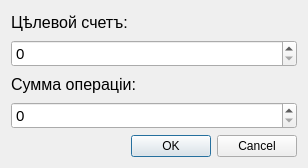
<?xml version="1.0" encoding="UTF-8"?>
<ui version="4.0">
 <class>InOutDialog</class>
 <widget class="QDialog" name="InOutDialog">
  <property name="geometry">
   <rect>
    <x>0</x>
    <y>0</y>
    <width>308</width>
    <height>168</height>
   </rect>
  </property>
  <property name="minimumSize">
   <size>
    <width>0</width>
    <height>0</height>
   </size>
  </property>
  <property name="maximumSize">
   <size>
    <width>16777215</width>
    <height>16777215</height>
   </size>
  </property>
  <property name="windowTitle">
   <string>Dialog</string>
  </property>
  <layout class="QVBoxLayout" name="verticalLayout">
   <item>
    <widget class="QLabel" name="Target_lable">
     <property name="font">
      <font>
       <pointsize>12</pointsize>
      </font>
     </property>
     <property name="text">
      <string>Цѣлевой счетъ: </string>
     </property>
    </widget>
   </item>
   <item>
    <widget class="QSpinBox" name="TargetEdit">
     <property name="font">
      <font>
       <pointsize>11</pointsize>
      </font>
     </property>
    </widget>
   </item>
   <item>
    <widget class="QLabel" name="Sum_lable">
     <property name="font">
      <font>
       <pointsize>12</pointsize>
      </font>
     </property>
     <property name="text">
      <string>Сумма операціи: </string>
     </property>
    </widget>
   </item>
   <item>
    <widget class="QSpinBox" name="SumEdit">
     <property name="font">
      <font>
       <pointsize>11</pointsize>
      </font>
     </property>
    </widget>
   </item>
   <item>
    <widget class="QDialogButtonBox" name="buttonBox">
     <property name="orientation">
      <enum>Qt::Horizontal</enum>
     </property>
     <property name="standardButtons">
      <set>QDialogButtonBox::Cancel|QDialogButtonBox::Ok</set>
     </property>
    </widget>
   </item>
  </layout>
 </widget>
 <resources/>
 <connections>
  <connection>
   <sender>buttonBox</sender>
   <signal>accepted()</signal>
   <receiver>InOutDialog</receiver>
   <slot>accept()</slot>
   <hints>
    <hint type="sourcelabel">
     <x>248</x>
     <y>254</y>
    </hint>
    <hint type="destinationlabel">
     <x>157</x>
     <y>274</y>
    </hint>
   </hints>
  </connection>
  <connection>
   <sender>buttonBox</sender>
   <signal>rejected()</signal>
   <receiver>InOutDialog</receiver>
   <slot>reject()</slot>
   <hints>
    <hint type="sourcelabel">
     <x>316</x>
     <y>260</y>
    </hint>
    <hint type="destinationlabel">
     <x>286</x>
     <y>274</y>
    </hint>
   </hints>
  </connection>
 </connections>
</ui>
